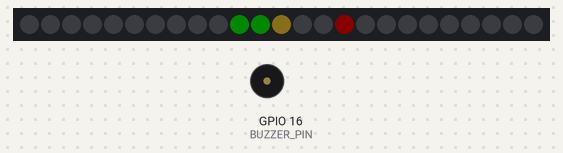
Bench run of a sketch on a simulated ESP32. Parts: 25 RGB LEDs in strip order, left to right, buzzer (waves = sounding). Dim RGB values are drawn brighter than linear; random numbers use the default seed unless the sketch sets one; what the sketch prints to the serial monitor is not drawn.

Above: at 0.6 s.
At 1.74 s:
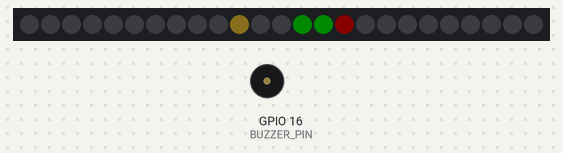
Timing chart, 0 to 3.2 s (numbered marks = the images above):
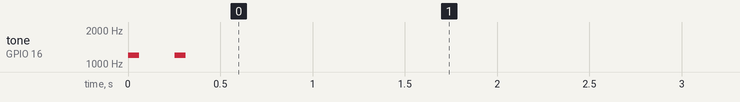

The sketch:

LED_Matrix_Snake_Game.ino
```cpp
/*
 * =============================================================================
 * 5x5 MATRIX SNAKE GAME
 * =============================================================================
 *
 * Classic Snake running on a 5x5 WS2812B matrix.
 *
 * CONTROLS:
 *   Tilt left/right    -> move horizontally
 *   Tilt forward/back  -> move vertically
 *
 * AXIS MAPPING:
 *   Physical Y -> Horizontal
 *   Physical Y -> NOT INVERTED
 *
 *   Physical X -> Vertical
 *   Physical X -> INVERTED
 *
 * TILT THRESHOLD:
 *   Approximately 30 degrees.
 *
 * EDGES:
 *   The screen wraps around.
 *
 * BUTTON:
 *   Press to restart after game over.
 *
 * Hardware:
 *   Matrix DATA = GPIO 7
 *   Button      = GPIO 17
 *   Buzzer      = GPIO 16
 *   IMU CS      = GPIO 10
 *   IMU SCK     = GPIO 12
 *   IMU MOSI    = GPIO 11
 *   IMU MISO    = GPIO 13
 * =============================================================================
 */

#include <Arduino.h>
#include <SPI.h>
#include <Adafruit_NeoPixel.h>

#define MATRIX_PIN 7
#define BUTTON_PIN 17
#define BUZZER_PIN 16

#define NUM_PIXELS 25

#define IMU_CS   10
#define IMU_SCK  12
#define IMU_MOSI 11
#define IMU_MISO 13

#define TILT_THRESHOLD 4240

Adafruit_NeoPixel matrix(
  NUM_PIXELS,
  MATRIX_PIN,
  NEO_GRB + NEO_KHZ800
);

//=============================================================================
// Snake Variables
//=============================================================================

int snakeX[25];
int snakeY[25];

int snakeLength;

int appleX;
int appleY;

int dirX = 1;
int dirY = 0;

unsigned long lastMove = 0;

int moveDelay = 350;

bool gameOver = false;

//=============================================================================
// Matrix
//=============================================================================

int xyToIndex(int x, int y)
{
  if (y % 2 == 0)
    return y * 5 + x;

  return y * 5 + (4 - x);
}

void pixel(
  int x,
  int y,
  uint32_t color
)
{
  if (x < 0 || x > 4 ||
      y < 0 || y > 4)
    return;

  matrix.setPixelColor(
    xyToIndex(x, y),
    color
  );
}

//=============================================================================
// Draw Game
//=============================================================================

void drawGame()
{
  matrix.clear();

  //------------------------------------------------------------------------
  // Apple
  //------------------------------------------------------------------------

  pixel(
    appleX,
    appleY,
    matrix.Color(255, 0, 0)
  );

  //------------------------------------------------------------------------
  // Snake
  //------------------------------------------------------------------------

  for (int i = 0;
       i < snakeLength;
       i++)
  {
    if (i == 0)
    {
      // Head.
      pixel(
        snakeX[i],
        snakeY[i],
        matrix.Color(
          237,
          187,
          69
        )
      );
    }
    else
    {
      // Body.
      pixel(
        snakeX[i],
        snakeY[i],
        matrix.Color(
          0,
          255,
          0
        )
      );
    }
  }

  matrix.show();
}

//=============================================================================
// Startup Animation
//=============================================================================

void startupFlash()
{
  // First flash.
  drawGame();

  tone(
    BUZZER_PIN,
    1200,
    60
  );

  delay(80);

  matrix.clear();

  matrix.show();

  delay(170);

  // Second flash.
  drawGame();

  tone(
    BUZZER_PIN,
    1200,
    60
  );

  delay(80);

  matrix.clear();

  matrix.show();

  delay(170);
}

//=============================================================================
// IMU
//=============================================================================

void imuWrite(
  byte reg,
  byte value
)
{
  digitalWrite(
    IMU_CS,
    LOW
  );

  SPI.transfer(
    reg & 0x7F
  );

  SPI.transfer(value);

  digitalWrite(
    IMU_CS,
    HIGH
  );
}

int16_t imuRead16(byte reg)
{
  digitalWrite(
    IMU_CS,
    LOW
  );

  SPI.transfer(
    reg | 0x80
  );

  byte low =
    SPI.transfer(0);

  byte high =
    SPI.transfer(0);

  digitalWrite(
    IMU_CS,
    HIGH
  );

  return (int16_t)(
    (high << 8) | low
  );
}

void setupIMU()
{
  pinMode(
    IMU_CS,
    OUTPUT
  );

  digitalWrite(
    IMU_CS,
    HIGH
  );

  SPI.begin(
    IMU_SCK,
    IMU_MISO,
    IMU_MOSI,
    IMU_CS
  );

  // LSM6DSM:
  // 104 Hz, ±2g.
  imuWrite(
    0x10,
    0x40
  );
}

void readAcceleration(
  int16_t &x,
  int16_t &y,
  int16_t &z
)
{
  x = imuRead16(0x28);
  y = imuRead16(0x2A);
  z = imuRead16(0x2C);
}

//=============================================================================
// Tilt Control
//=============================================================================

void readTilt()
{
  int16_t ax;
  int16_t ay;
  int16_t az;

  readAcceleration(
    ax,
    ay,
    az
  );

  //------------------------------------------------------------------------
  // Physical Y -> Horizontal
  // NOT inverted.
  //------------------------------------------------------------------------

  if (abs(ay) >= TILT_THRESHOLD &&
      abs(ay) > abs(ax))
  {
    dirY = 0;

    if (ay > 0 &&
        dirX != -1)
    {
      dirX = 1;
    }

    if (ay < 0 &&
        dirX != 1)
    {
      dirX = -1;
    }
  }

  //------------------------------------------------------------------------
  // Physical X -> Vertical
  // INVERTED.
  //------------------------------------------------------------------------

  else if (abs(ax) >= TILT_THRESHOLD)
  {
    dirX = 0;

    if (ax > 0 &&
        dirY != 1)
    {
      dirY = -1;
    }

    if (ax < 0 &&
        dirY != -1)
    {
      dirY = 1;
    }
  }
}

//=============================================================================
// Snake Collision
//=============================================================================

bool snakeContains(
  int x,
  int y
)
{
  for (int i = 0;
       i < snakeLength;
       i++)
  {
    if (snakeX[i] == x &&
        snakeY[i] == y)
    {
      return true;
    }
  }

  return false;
}

//=============================================================================
// Apple
//=============================================================================

void placeApple()
{
  do
  {
    appleX = random(0, 5);
    appleY = random(0, 5);

  } while (
    snakeContains(
      appleX,
      appleY
    )
  );
}

//=============================================================================
// Reset
//=============================================================================

void resetGame()
{
  snakeLength = 3;

  snakeX[0] = 2;
  snakeY[0] = 2;

  snakeX[1] = 1;
  snakeY[1] = 2;

  snakeX[2] = 0;
  snakeY[2] = 2;

  dirX = 1;
  dirY = 0;

  placeApple();

  gameOver = false;

  startupFlash();

  lastMove = millis();

  drawGame();
}

//=============================================================================
// Game Over
//=============================================================================

void showGameOver()
{
  matrix.clear();

  for (int i = 0;
       i < NUM_PIXELS;
       i++)
  {
    matrix.setPixelColor(
      i,
      matrix.Color(
        255,
        0,
        0
      )
    );
  }

  matrix.show();

  tone(
    BUZZER_PIN,
    150,
    400
  );
}

//=============================================================================
// Move Snake
//=============================================================================

void moveSnake()
{
  int newX =
    snakeX[0] + dirX;

  int newY =
    snakeY[0] + dirY;

  //------------------------------------------------------------------------
  // Wrap horizontally.
  //------------------------------------------------------------------------

  if (newX < 0)
    newX = 4;

  if (newX > 4)
    newX = 0;

  //------------------------------------------------------------------------
  // Wrap vertically.
  //------------------------------------------------------------------------

  if (newY < 0)
    newY = 4;

  if (newY > 4)
    newY = 0;

  //------------------------------------------------------------------------
  // Self collision.
  //------------------------------------------------------------------------

  if (snakeContains(
        newX,
        newY))
  {
    gameOver = true;

    showGameOver();

    return;
  }

  //------------------------------------------------------------------------
  // Apple.
  //------------------------------------------------------------------------

  bool ateApple =
    (newX == appleX &&
     newY == appleY);

  if (ateApple)
  {
    snakeLength++;

    tone(
      BUZZER_PIN,
      1200,
      80
    );

    if (snakeLength >= 25)
    {
      gameOver = true;

      return;
    }
  }

  //------------------------------------------------------------------------
  // Shift body.
  //------------------------------------------------------------------------

  for (int i = snakeLength - 1;
       i > 0;
       i--)
  {
    snakeX[i] =
      snakeX[i - 1];

    snakeY[i] =
      snakeY[i - 1];
  }

  snakeX[0] = newX;
  snakeY[0] = newY;

  if (ateApple)
    placeApple();

  drawGame();
}

//=============================================================================
// Setup
//=============================================================================

void setup()
{
  Serial.begin(115200);

  pinMode(
    BUTTON_PIN,
    INPUT_PULLUP
  );

  matrix.begin();

  matrix.setBrightness(10);

  setupIMU();

  randomSeed(
    (uint32_t)esp_random()
  );

  resetGame();

  Serial.println(
    "Snake started."
  );
}

//=============================================================================
// Loop
//=============================================================================

void loop()
{
  if (gameOver)
  {
    if (digitalRead(BUTTON_PIN) == LOW)
    {
      delay(200);

      resetGame();
    }

    return;
  }

  readTilt();

  if (millis() - lastMove >= moveDelay)
  {
    lastMove = millis();

    moveSnake();
  }

  delay(10);
}
```
